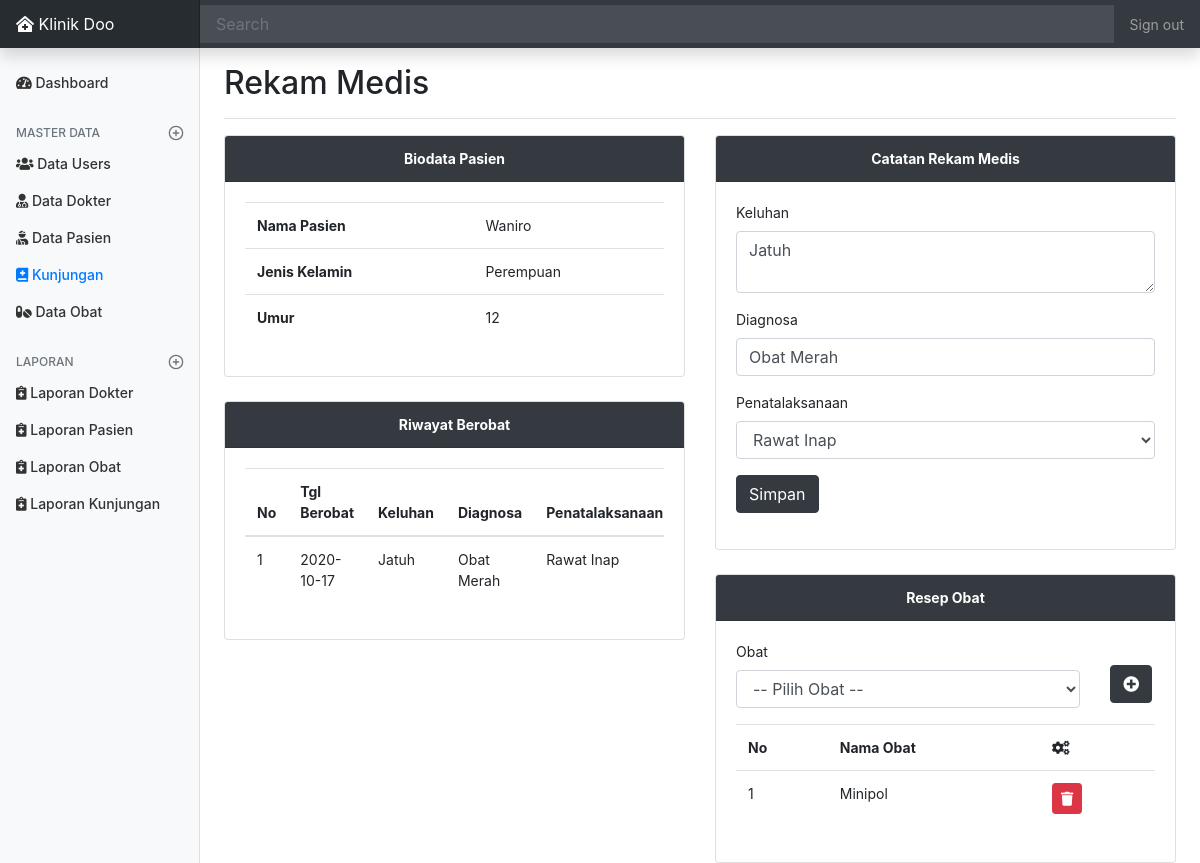
The page /admin/kunjungan/rekam/1 on the database its author committed.
### tables this page shows
CREATE TABLE `berobat` (
  `id_berobat` int(11) NOT NULL,
  `id_pasien` int(11) NOT NULL,
  `id_dokter` int(11) NOT NULL,
  `tgl_berobat` date NOT NULL,
  `keluhan` text NOT NULL,
  `diagnosa` varchar(100) NOT NULL,
  `penatalaksaan` enum('Rawat Jalan','Rawat Inap','Rujuk','Lainnya') NOT NULL
);

CREATE TABLE `pasien` (
  `id_pasien` int(11) NOT NULL,
  `nama_pasien` varchar(50) NOT NULL,
  `jk_pasien` enum('L','P') NOT NULL,
  `umur_pasien` int(11) NOT NULL
);

CREATE TABLE `resep_obat` (
  `id_resep` int(11) NOT NULL,
  `id_berobat` int(11) NOT NULL,
  `id_obat` int(11) NOT NULL
);

CREATE TABLE `obat` (
  `id_obat` int(11) NOT NULL,
  `nama_obat` varchar(80) NOT NULL
);

### application/controllers/admin/Kunjungan.php (called while the page is built, shortened)
<?php
class Kunjungan extends CI_Controller {
	public function __construct()
	{
		$this->load->model('Kunjungan_m');
		$this->load->model('Dokter_m');
		$this->load->model('Pasien_m');
		$this->load->model('Obat_m');
		$this->load->library('form_validation');
	}
	public function rekam($id)
	{
		$data['title'] = 'Rekam Medis';
		$data['d'] = $this->Kunjungan_m->get_rekam($id)->row_array();
		$where = ['id_berobat' => $id];
		$data['idBerobat'] = $this->Obat_m->get_where('berobat', $where)->row_array();
		$idPasien = $data['idBerobat']['id_pasien'];
		$data['riwayat'] = $this->Kunjungan_m->get_riwayat($idPasien)->result_array();
		$data['obat'] = $this->Obat_m->get('obat')->result_array();
		$data['resep'] = $this->Kunjungan_m->get_resep($id)->result_array();
		$this->load->view('layout/header', $data);
		$this->load->view('layout/sidebar');
		$this->load->view('admin/kunjungan/rekam_medis', $data);
		$this->load->view('layout/footer');
	}
}

### index.php (called while the page is built, shortened)
<?php
require_once BASEPATH.'core/CodeIgniter.php';

### application/models/Kunjungan_m.php (called while the page is built, shortened)
<?php
class Kunjungan_m extends CI_Model {
	public function get_rekam($id)
	{
		$this->db->join("dokter", "dokter.id_dokter = berobat.id_dokter");
		$this->db->join("pasien", "pasien.id_pasien = berobat.id_pasien");
		$this->db->where('berobat.id_berobat', $id);
		return $this->db->get('berobat');
	}
	public function get_riwayat($idPasien)
	{
		$this->db->join("dokter", "dokter.id_dokter = berobat.id_dokter");
		$this->db->join("pasien", "pasien.id_pasien = berobat.id_pasien");
		$this->db->where('berobat.id_pasien', $idPasien);
		return $this->db->get('berobat');
	}
	public function get_resep($id)
	{
		$this->db->join("obat", "obat.id_obat = resep_obat.id_obat");
		$this->db->join("berobat", "berobat.id_berobat = resep_obat.id_berobat");
		$this->db->where("resep_obat.id_berobat", "$id");
		return $this->db->get('resep_obat');
	}
}

### application/models/Obat_m.php (called while the page is built, shortened)
<?php
class Obat_m extends CI_Model {
	public function get_where($table, $where)
	{
		return $this->db->get_where($table, $where);
	}
}

### application/views/admin/kunjungan/rekam_medis.php (the view, shortened to what this page needs)
<main role="main" class="col-md-9 ml-sm-auto col-lg-10 px-md-4">
  <div class="d-flex justify-content-between flex-wrap flex-md-nowrap align-items-center pt-3 pb-2 mb-3 border-bottom">
    <h1 class="h2"><?= $title; ?></h1>
  </div>
  <div class="row">
    <div class="col-md-6">
      <div class="card">
        <div class="card-header bg-dark text-white font-weight-bold text-center">Biodata Pasien</div>
        <div class="card-body">
          <div class="table-responsive">
            <table class="table">
              <tr>
                <th>Nama Pasien</th>
                <td><?= $d['nama_pasien']; ?></td>
              </tr>
              <tr>
                <th>Jenis Kelamin</th>
                <td><?= $d['jk_pasien'] == 'L' ? 'Laki-Laki' : 'Perempuan'; ?></td>
              </tr>
              <tr>
                <th>Umur</th>
                <td><?= $d['umur_pasien']; ?></td>
              </tr>
            </table>
          </div>
        </div>
      </div>
      <div class="card mt-4">
        <div class="card-header bg-dark text-white font-weight-bold text-center">Riwayat Berobat</div>
        <div class="card-body">
          <div class="table-responsive">
            <table class="table">
              <thead>
                <tr>
                  <th>No</th>
                  <th>Tgl Berobat</th>
                  <th>Keluhan</th>
                  <th>Diagnosa</th>
                  <th>Penatalaksanaan</th>
                </tr>
              </thead>
              <tbody>
                <?php $no = 1; foreach($riwayat as $r) : ?>
                   <tr>
                     <td><?= $no++; ?></td>
                     <td><?= $r['tgl_berobat']; ?></td>
                     <td><?= $r['keluhan']; ?></td>
                     <td><?= $r['diagnosa']; ?></td>
                     <td><?= $r['penatalaksaan']; ?></td>
                   </tr>
                <?php endforeach; ?>
              </tbody>
            </table>
          </div>
        </div>
      </div>
    </div>
    <div class="col-md-6">
      <div class="card">
        <div class="card-header bg-dark text-white font-weight-bold text-center">Catatan Rekam Medis</div>
        <div class="card-body">
          <?= form_open('admin/kunjungan/tambahRekam'); ?>
          <div class="form-group">
            <label for="keluhan">Keluhan</label>
            <textarea name="keluhan" required id="keluhan" class="form-control"><?= $d['keluhan']; ?></textarea>
          </div>
          <div class="form-group">
            <label for="diagnosa">Diagnosa</label>
            <input type="text" name="diagnosa" required id="diagnosa" class="form-control" value="<?= $d['diagnosa']; ?>">
          </div>
          <div class="form-group">
            <label for="penata">Penatalaksanaan</label>
            <select name="penata" id="penata" required class="form-control">
              <option value="Rawat Inap" <?php if($d['penatalaksaan'] == 'Rawat Inap'){echo "selected";} ?>>Rawat Inap</option>
            </select>
          </div>
          <div class="form-group">
            <button type="submit" class="btn btn-dark">Simpan</button>
          </div>
          <?= form_close(); ?>
        </div>
      </div>
      <div class="card mt-4">
        <div class="card-header bg-dark text-white font-weight-bold text-center">Resep Obat</div>
        <div class="card-body">
          <?= form_open('admin/kunjungan/tambahResep'); ?>
          <div class="row">
            <div class="col-md-10">
              <div class="form-group">
                <label for="obat">Obat</label>
                <select name="obat" required id="obat" class="form-control">
                  <option value="">-- Pilih Obat --</option>
                </select>
              </div>
            </div>
            <div class="col-md-2">
              <div class="form-group">
                <button type="submit" class="btn btn-dark mt-4"><i class="fas fa-plus-circle"></i></button>
              </div>
            </div>
          <?= form_close(); ?>
          </div>
          <div class="table-responsive">
            <table class="table">
              <tr>
                <th>No</th>
                <th>Nama Obat</th>
                <th><i class="fas fa-cogs"></i></th>
              </tr>
              <?php $no = 1; foreach($resep as $r) : ?>
                 <tr>
                   <td><?= $no++; ?></td>
                   <td><?= $r['nama_obat']; ?></td>
                   <td>
                     <a href="<?= base_url('admin/kunjungan/hapusResep/' . $r['id_resep'] . '/' . $r['id_berobat']); ?>" class="btn btn-danger btn-sm" onclick="return confirm('Yakin ?')"><i class="fas fa-trash"></i></a>
                   </td>
                 </tr>
              <?php endforeach; ?>
            </table>
          </div>
        </div>
      </div>
    </div>
  </div>

### assets/css/dashboard.css (style rules this page uses)
body { font-size: .875rem; }

### rows shown on the page
berobat: id_pasien.nama_pasien "Waniro", id_pasien.umur_pasien "12", tgl_berobat "2020-10-17", keluhan "Jatuh", diagnosa "Obat Merah", penatalaksaan "Rawat Inap", penata "Rawat Inap"
resep_obat: id_obat.nama_obat "Minipol"

### other values the page prints
$title "Rekam Medis"
